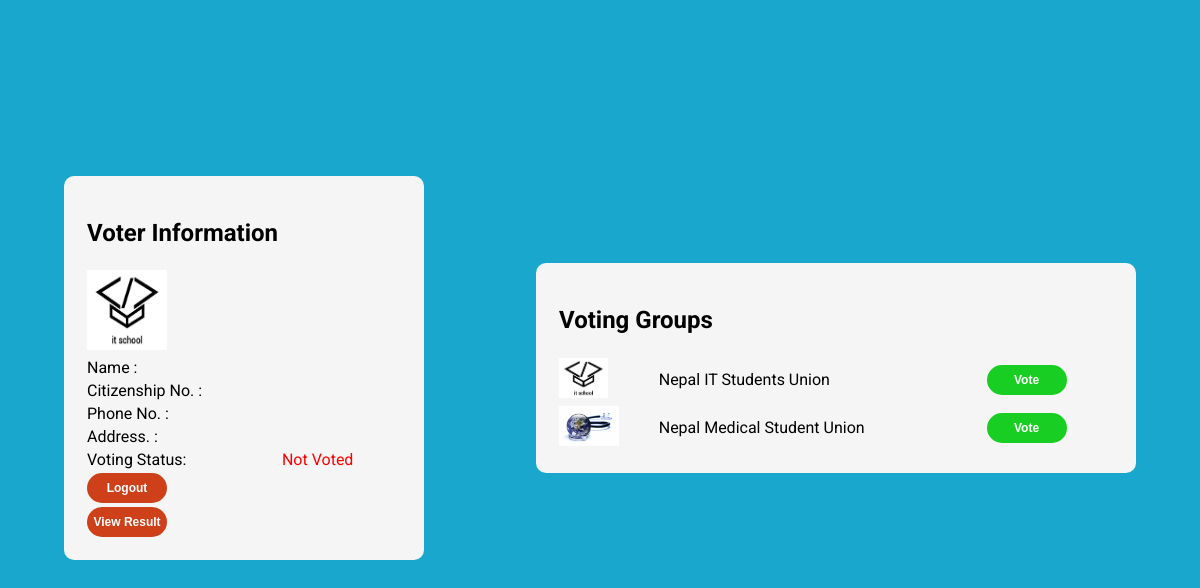
/client/dashboard.php (signed in), run on the app's committed database.
### tables this page shows
CREATE TABLE `groups` (
  `sn` int(11) NOT NULL,
  `name` varchar(255) NOT NULL,
  `votes` bigint(20) NOT NULL DEFAULT 0,
  `photo` varchar(255) NOT NULL,
  `password` varchar(255) NOT NULL
);

### client/dashboard.php (the view, shortened to what this page needs)
<?php
  include("../api/connect.php");
  if(!isset($_SESSION['userData']))
  {
    echo "<script>window.location = '../client/login.html';</script>";
  }else{
    $ud = $_SESSION["userData"]["id"];
    $udata = $_SESSION['userData'];
    $voteCheck = mysqli_query($connect,"SELECT `vote` FROM `user` WHERE id='$ud'");
    if(mysqli_fetch_row($voteCheck)[0]==0)
    {
      $status ="<td style='color:red'>Not Voted</td>";
      $ifVoted = 0;
    }else{
      $status ="<td style='color:green'>Voted</td>";
      $ifVoted = 1;
    }
  }
?>
<!DOCTYPE html>
<html lang="en">
  <head>
    <link rel="stylesheet" href="../css/register.css" />
  </head>
  <body>
    <div class="main-container user-card">
      <table>
        <tr>
          <td colspan="2"><h2>Voter Information</h2></td>
        </tr>
        <tr>
            <td colspan="2">
                <img src="<?php echo "../uploads/users/".$udata['photo'] ?>" width="80" height="80" alt="" title="" class="img-small">
            </td>
        </tr>
        <tr>
          <td>Name :</td>
          <td><?php echo $udata['fname']." ".$udata['lname'];?></td>
        </tr>
        <tr>
          <td>Citizenship No. :</td>
          <td><?php echo $udata['citizen'];?></td>
        </tr>
        <tr>
          <td>Phone No. :</td>
          <td><?php echo $udata['phone'];?></td>
        </tr>
        <tr>
          <td>Address. :</td>
          <td><?php echo $udata['address'];?></td>
        </tr>
        <tr>
          <td>Voting Status:</td>
          <?php echo $status ?>
        </tr>
        <tr>
            <td><button class="btn-logout"><a style="text-decoration:none;color:white;" href="login.html">Logout</a></button></td>
        </tr>
        <tr>
            <td><button class="btn-logout"><a style="text-decoration:none;color:white;" href="result.php">View Result</a></button></td>
        </tr>
      </table>
    </div>
    <div class="main-container group-list">
      <table>
        <tr>
          <td colspan="3"><h2>Voting Groups</h2></td>
        </tr>
        <?php
$query = "SELECT * FROM `groups`";
$result = mysqli_query($connect, $query);
if ($result && mysqli_num_rows($result) > 0) {
    while ($row = mysqli_fetch_assoc($result))
{
echo '
  <tr>
    <td>
      <img src="../uploads/groups/' . $row['photo'] . '" height="40px" alt="">
    </td>';
 echo '   <td>'.$row['name'].'</td>';
    if($ifVoted==0)
    {
      echo '<td> <form action="../api/vote.php" method="POST">
      <input type="hidden" name="id" value="'.$row['sn'].'">
      <input type="hidden" name="vote" value="'.$udata['vote'].'">
      <button type="submit" class="btn-vote">Vote</button>
      </form></td>';
    }
  echo '</tr>';
}
}
        ?>
      </table>
    </div>
  </body>
</html>

### css/register.css (style rules this page uses)
.main-container { display: flex; justify-content: center; align-items: center; height: 90vh; }
body { background-color: #19A7CE; font-family: 'Roboto', sans-serif; display: flex; justify-content: space-around; }
.group-list { width: 50vw; }
table { width: 100%; background-color: whitesmoke; padding: 20px; border-radius: 10px; }
.user-card { width: 30vw; }
.btn-logout { height: 30px; width: 80px; font-weight: bold; font-size: 12px; border-radius: 20px; border: none; background-color: #ce4019; color: white; cursor: pointer; }
.btn-vote { height: 30px; width: 80px; font-weight: bold; font-size: 12px; border-radius: 20px; border: none; background-color: #19ce22; color: white; cursor: pointer; }

### data on the page
groups: photo (picture), name "Nepal IT Students Union"
groups: photo (picture), name "Nepal Medical Student Union"
